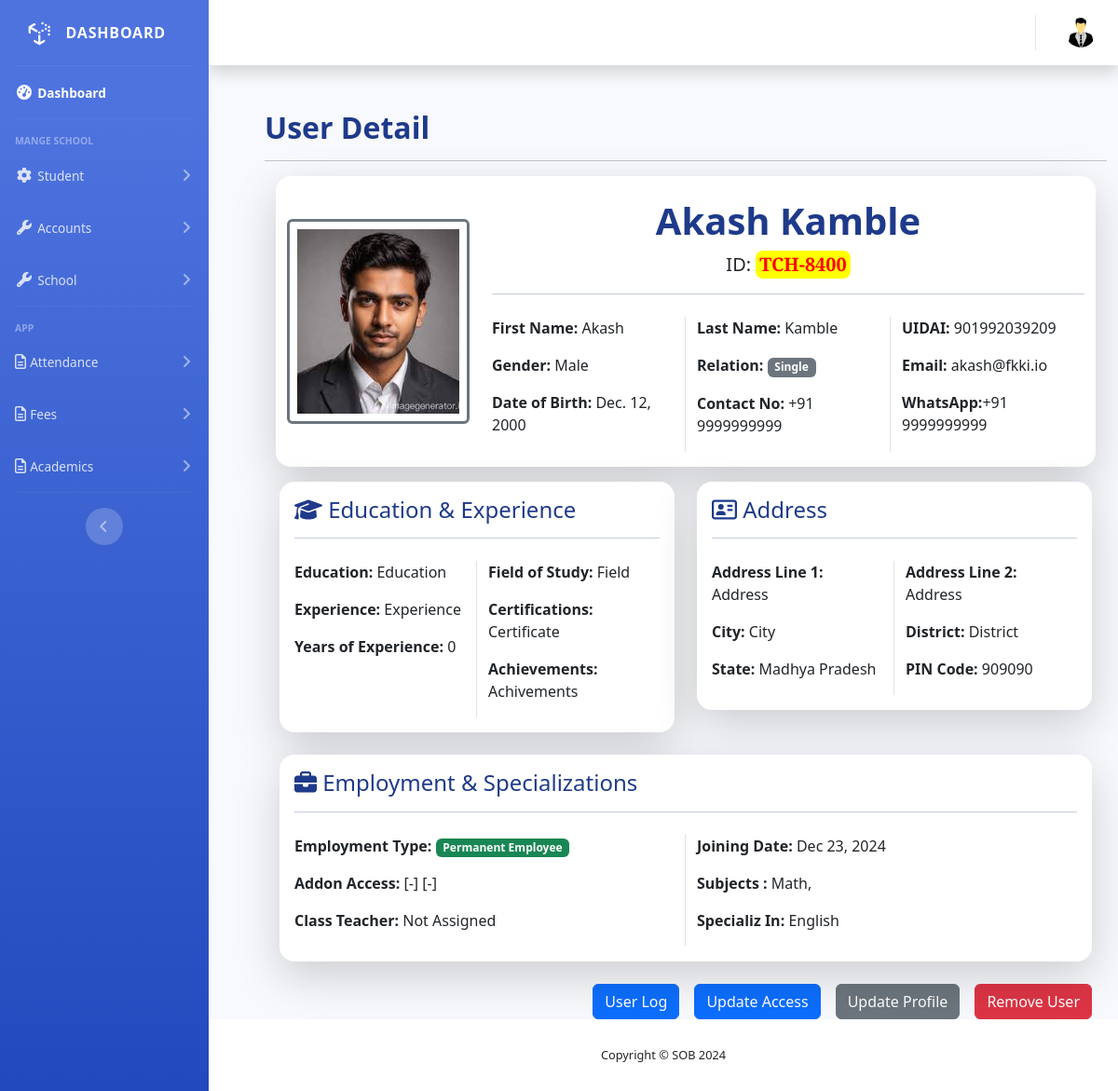
The app's page /accounts/manage-access/6/user-detail with its own data.
### accounts/models.py (models this page shows, shortened)
class User(AbstractUser):
    USER_TYPE_CHOICES = (
        ('M', 'Management Admin'),
        ('STA', 'Staff'),
        ('P', 'Principal'),
        ('T', 'Teacher'),
        ('STU', 'Student'),
    )
    user_type = models.CharField(max_length=20, choices=USER_TYPE_CHOICES)
    user_id = models.CharField(max_length=20, blank=True)
    is_active = models.BooleanField(default=True)
    history = HistoricalRecords()

class Profile(models.Model):
    GENDER_CHOICES = (
        ('M', 'Male'),
        ('F', 'Female'),
    )
    RELATION_STATUS_CHOICES = (
        ('S', 'Single'),
        ('M', 'Married'),
        ('D', 'Divorced'),
        ('W', 'Widowed'),
    )
    EMPLOYMENT_TYPE_CHOICES = (
        ('PE', 'Permanent Employee'),
        ('CE', 'Contract Employee'),
    )
    user = models.OneToOneField(User, on_delete=models.CASCADE, related_name='profile')
    date_of_birth = models.DateField(null=True, blank=True)
    gender = models.CharField(max_length=1, choices=GENDER_CHOICES)
    photo = models.ImageField(upload_to='user_profile_photos/', blank=True, null=True, verbose_name="User Photo", help_text="Upload a valid image file (JPG, PNG, etc.) not exceeding 500 KB.")
    contact_number = models.CharField(max_length=10, validators=[RegexValidator(r'^\d{10}$')])
    whatsapp_number = models.CharField(max_length=10, validators=[RegexValidator(r'^\d{10}$')])
    relation_status = models.CharField(max_length=1, choices=RELATION_STATUS_CHOICES)
    adhar_number = models.CharField(max_length=12, validators=[RegexValidator(r'^\d{12}$')])
    bio = models.TextField(blank=True)
    address_line_1 = models.CharField(max_length=255,)
    address_line_2 = models.CharField(max_length=255, blank=True)
    city = models.CharField(max_length=100)
    district = models.CharField(max_length=100)
    state = models.CharField(max_length=2, choices=INDIAN_STATES)
    pin_code = models.CharField(max_length=6, validators=[RegexValidator(r'^\d{6}$')])
    education = models.CharField(max_length=50)
    experience = models.CharField(max_length=50, help_text="As a Teacher or in any other field", null=True, blank=True)
    year_of_experience = models.CharField(max_length=12, default=0, verbose_name='Years of Experience')
    field_of_study = models.CharField(max_length=50, verbose_name='Field of Study', null=True, blank=True)
    certificate = models.CharField(max_length=50, verbose_name='Certificate', null=True, blank=True)
    achivements = models.CharField(max_length=50, verbose_name='Achivements', null=True, blank=True)
    employment_type = models.CharField(max_length=2, choices=EMPLOYMENT_TYPE_CHOICES, verbose_name='Employment Type')
    subjects = models.ManyToManyField('core.Subject', blank=True, verbose_name="Subject Taught")
    specializations = models.CharField(max_length=50,blank=True, verbose_name="Specializ In")
    history = HistoricalRecords()

### core/models.py (models this page shows)
class Subject(models.Model):
    name = models.CharField(max_length=100)
    code = models.CharField(max_length=10, unique=True, default=generate_sub_code)
    def __str__(self):
        return self.name

### accounts/views.py (the view)
# urls.py: path('manage-access/<int:user_id>/user-detail', UserDetailView.as_view(), name='access-user-detail'),
class UserDetailView(DetailView):
    model = User
    template_name = 'accounts/access_user_detail.html'
    context_object_name = 'user'
    slug_url_kwarg = 'user_id'
    def get_object(self):
        user_id = self.kwargs.get('user_id')
        return get_object_or_404(User, id=user_id)

### accounts/templates/accounts/access_user_detail.html (shortened to what this page needs)
{% extends "base.html" %}
{% load humanize %}
{% block main %}
{% load static %}
<div id="main-content">
    <div class="container">
      <div class="container mx-4 mt-4">
              <h2 class="fw-bold text-center text-lg-start mt-5" style="color:#1E3A8A;">User Detail</h2>
              <hr class="">
        <div class="contaienr px-3">
          <div class="col px-2">
            <div class="row bg-white py-3 mb-2 rounded-4 shadow-lg mb-3">
              <div class="col-md-3 d-flex justify-content-center align-items-center d-sm-flex ">
                <img src="{% if user.profile.photo %}{{user.profile.photo.url}}{% else %}{% static "core/img/profile.png" %}{% endif %}" class="img-fluid rounded border border-3 px-2 py-2 border-secondary " alt="..." style="height: 220px; width:220px; object-fit: cover; ">
              </div>
              <div class="col-md-9 d-sm-flex d-sm-justify-content-center d-sm-align-items-center">
                <div class="card-body">
                  <h5 class="card-title mb-2 fs-1 fw-semibold mt-2 text-center" style="color:#1E3A8A;">{{user.first_name|capfirst}} {{user.last_name|capfirst}}</h5>
                  <p class="card-text fs-5 text-center">ID: <span class="cinzel px-1 py-1 rounded-3" style="color: red; background-color: yellow;"><b>{{user.user_id}}</b></span></p>
                  <hr class="mb-4 fw-bold fs-1" style="color:#1E3A8A;">
                  <div class="row">
                    <div class="col-4 border-end">
                      <p><strong>First Name:</strong> {{user.first_name|capfirst}}</p>
                      <p><strong>Gender:</strong> {{user.profile.get_gender_display}}</p>
                      <p><strong>Date of Birth:</strong> {{user.profile.date_of_birth|default:"Not Available"}}</p>
                    </div>
                    <div class="col-4 border-end">
                      <p><strong>Last Name:</strong> {{user.last_name|capfirst}}</p>
                      <p><strong>Relation:</strong> <span class="badge text-bg-{% if user.profile.relation_status == "M" %}primary{% else %}secondary{% endif %}">{{user.profile.get_relation_status_display|default:"Not Available"}}</span></p>
                      <p><strong>Contact No:</strong> +91 {{user.profile.contact_number|default:"Not Available"}}</p>
                    </div>
                    <div class="col-4">
                      <p><strong>UIDAI:</strong> {{user.profile.adhar_number|default:"Not Available"}}</p>
                      <p><strong>Email:</strong> {{user.email|default:"Not Available"}}</p>
                      <p><strong>WhatsApp:</strong>+91 {{user.profile.whatsapp_number}}</p>
                      </div>
                  </div>
                </div>
              </div>
             </div>
          </div>
          <div class="row">
                    <div class="col-md-6 mb-4">
                      <div class="card border-0 rounded-4 shadow-lg">
                        <div class="card-body">
                          <h4 style="color:#1E3A8A;"><i class="fa-solid fa-graduation-cap"></i> Education & Experience</h4>
                          <hr class="mb-4" style="color:#1E3A8A;">
                          <div class="row">
                            <div class="col-md-6 border-end">
                              <p><strong>Education:</strong> {{user.profile.education}}</p>
                              <p><strong>Experience:</strong> {{user.profile.experience}}</p>
                              <p><strong>Years of Experience:</strong> {{user.profile.year_of_experience}}</p>
                            </div>
                            <div class="col-md-6">
                              <p><strong>Field of Study:</strong> {{user.profile.field_of_study}}</p>
                              <p><strong>Certifications:</strong> {{user.profile.certificate}}</p>
                              <p><strong>Achievements:</strong> {{user.profile.achivements}}</p>
                            </div>
                          </div>
                        </div>
                      </div>
                    </div>
                    <div class="col-md-6 mb-4">
                      <div class="card border-0 rounded-4 shadow-lg">
                        <div class="card-body">
                          <h4 style="color:#1E3A8A;"><i class="fa-regular fa-address-card"></i> Address</h4>
                          <hr class="mb-4" style="color:#1E3A8A;">
                          <div class="row">
                            <div class="col-md-6 border-end">
                              <p><strong>Address Line 1:</strong> {{user.profile.address_line_1}}</p>
                              <p><strong>City:</strong> {{user.profile.city|capfirst}}</p>
                              <p><strong>State:</strong> {{user.profile.get_state_display|default:"Not Available"}}</p>
                            </div>
                            <div class="col-md-6">
                              <p><strong>Address Line 2:</strong> {{user.profile.address_line_2}}</p>
                              <p><strong>District:</strong> {{user.profile.district|capfirst}}</p>
                              <p><strong>PIN Code:</strong> {{user.profile.pin_code}}</p>
                            </div>
                          </div>
                        </div>
                      </div>
                    </div>
          </div>
          <div class="row mb-4">
            <div class="col-12">
                <div class="card border-0 rounded-4 shadow-lg">
                    <div class="card-body">
                      <h4 style="color:#1E3A8A;"><i class="fa-solid fa-briefcase"></i> Employment & Specializations</h4>
                        <hr class="mb-4" style="color:#1E3A8A;">
                        <div class="row">
                          <div class="col-md-6 border-end">
                            <p><strong>Employment Type:</strong> <span class="badge text-bg-{% if user.profile.employment_type == "PE"%}success{% else %}warning{% endif %}">{{user.profile.get_employment_type_display}}</span></p>
                            <p><strong>Addon Access:</strong> [-] [-]</p>
                            <p><strong>Class Teacher:</strong>
                                {% for standard in staff.class_teacher_of.all %}
                                [ {{standard}} ]
                                {% empty %}
                                Not Assigned
                                {% endfor %}
                            </p>
                        </div>
                        <div class="col-md-6">
                          <p><strong>Joining Date:</strong> {{user.date_joined|date:"M d, Y"}}</p>
                          <p><strong>Subjects :</strong>
                            {% for subject in user.profile.subjects.all %}
                            {{subject}},
                            {% endfor %}
                          </p>
                          <p><strong>Specializ In:</strong> {{user.profile.specializations}}</p>
                        </div>
                        </div>
                    </div>
                </div>
            </div>
          </div>
          <div class="d-flex justify-content-end gap-3 mt-4">
            <a href="{% url 'access-user-access-update' user.id %}" class="btn btn-primary">User Log</a>
            <a href="{% url 'access-user-access-update' user.id %}" class="btn btn-primary">Update Access</a>
            <a href="{% url 'access-profile-update' user.profile.id %}" class="btn btn-secondary">Update Profile</a>
            <a href="{% url 'access-user-delete' user.id %}" class="btn btn-danger">Remove User</a>
          </div>
      </div>
    </div>
</div>
{% endblock main %}

### accounts/templates/accounts/access_user_detail.html (style rules this page uses)
.cinzel { font-family: 'Cinzel', serif; font-size: 20px; }

### records on screen
User: photo (picture), first_name "Akash", last_name "Kamble", user_id "TCH-8400", profile.gender "Male", profile.date_of_birth "Dec. 12, 2000", profile.relation_status "Single", profile.contact_number "9999999999", profile.adhar_number "901992039209", email "akash@fkki.io", profile.whatsapp_number "9999999999", profile.education "Education", profile.experience "Experience", profile.year_of_experience "0", profile.field_of_study "Field", profile.certificate "Certificate", profile.achivements "Achivements", profile.address_line_1 "Address", profile.city "City", profile.state "Madhya Pradesh", profile.address_line_2 "Address", profile.district "District", profile.pin_code "909090", profile.employment_type "Permanent Employee", date_joined "Dec 23, 2024", profile.specializations "English"
Subject: name "Math"
